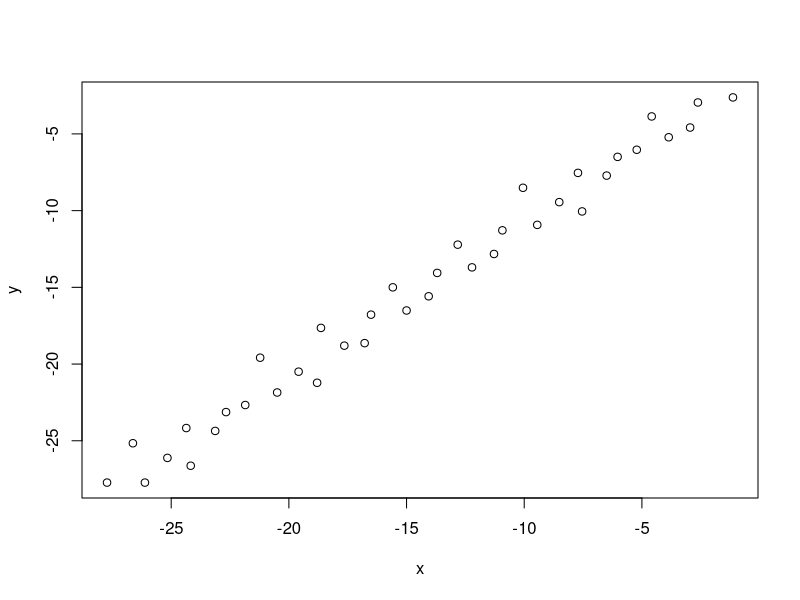

The R script that drew this image:
## ---- chunk 1
log(10^8)/log(2)
## ---- chunk 2
f = function(x){
  return((cos(x))^2+sin(x)-1)
}
bisect = function(f,interval,tol=0.5*10^-10,max.its=40){
  history = rep(NA, max.its) 
  # Insert some code here
  a<-interval[1]
  b<-interval[2]
  if(f(a)*f(b)<0) {
    while((b-a)/2>tol | max.its>0){
      c=(b+a)/2
      max.its <- max.its-1
      if(f(c)==0){
        break
      } 
      if(f(c)*f(b)<0) {a<-c} 
      if(f(c)*f(a)<0) {b<-c}
      root=c
      history=c(history,c)
    }
  } else{
    stop("f(a)f(b)<0 not satisfied")
  }
  return(list(root=root,history=history[!is.na(history)]))
}
options(digits = 10) 
interval <- c(2.5,3.5)
out=bisect(f,interval,0.5e-8)
print(out$root)
print(out$history)
## ---- chunk 3

## ---- chunk 4

## ---- chunk 5
f=function(x){
  A<-cbind(c(1,4,7,x),c(2,5,x,10),c(3,x,8,11),c(x,6,9,12))
  return(det(A)-1000)
}
options(digits = 8) 
interval <- c(9,10)
out=bisect(f,interval)
print(out$root)
print(out$history)
## ---- chunk 6
x<-9.708299
f(x)+1000 # corresponding determinant 
f(x)
## ---- chunk 7
options(digits = 9) 
interval <- c(-18,-17)
out=bisect(f,interval)
print(out$root)
print(out$history)
## ---- chunk 8
x<--17.188498
f(x)+1000 # corresponding determinant 
f(x)
## ---- chunk 9
require(Matrix)
A=Hilbert(5)

f=function(x){
  A[1,1]<-x
  return(det(A-pi*diag(1,5,5)))
}
options(digits = 7) 
interval <- c(0,10)
out=bisect(f,interval)
print(out$root)
print(out$history)

A[1,1]<-2.948011
max(eigen(A)$values)
## ---- chunk 10
my.sqrt=function(x){
  f=function(t){
    return(t^2-x)
  }
  return(bisect(f,c(0,10))$root)
}

my.sqrt(1)
my.sqrt(4)
my.sqrt(9)
my.sqrt(16)
## ---- chunk 11
f=function(r){
  return((r^3*(2*r^2+5*0.1^2))/(2*(r^2+0.1^2)^(5/2))-0.9)
}
options(digits=10)
(out=bisect(f,c(0,1)))
## ---- chunk 12
options(digits=15)
(rout=bisect(f,c(0,1))$root)
## ---- chunk 13
(e<-(abs(out$history-rout)))
## ---- chunk 14
x=log(e[1])
y=log(e[2])
for (i in 2:(length(e)-2)) {
  x=c(x,log(e[i]))
  y=c(y,log(e[i+1]))
}
plot(x,y,lm=TRUE)
lm(y~x)
